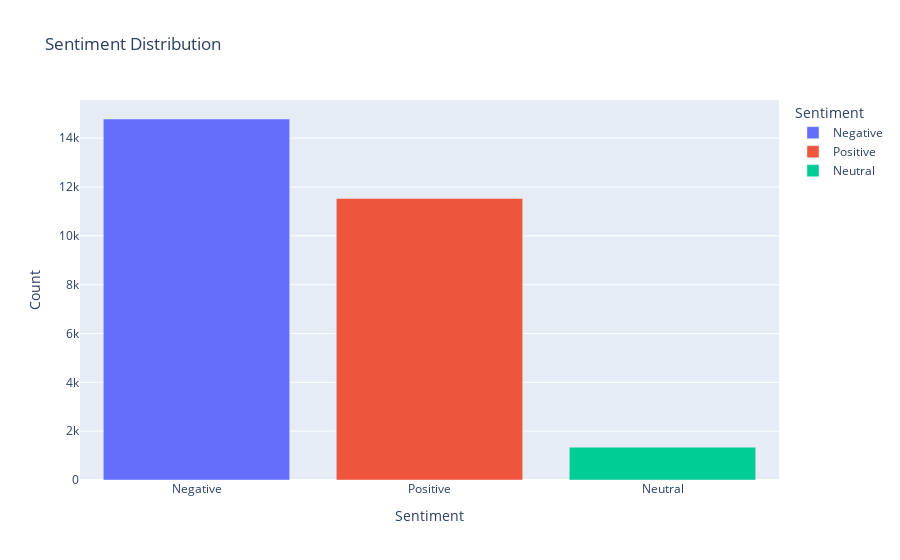

This figure's notebook cell:
### Code cell
# Calculate sentiment counts
sentiment_counts = df['sentiment'].value_counts().reset_index()
sentiment_counts.columns = ['sentiment', 'count']

# Plotting the bar chart using Plotly
fig = px.bar(sentiment_counts, x='sentiment', y='count', color='sentiment',
             labels={'count': 'Count', 'sentiment': 'Sentiment'},
             title='Sentiment Distribution')

# Show the plot
fig.show()

### Figure 1 — Plotly figure (JSON) as saved in the notebook; plotly's stock layout.template omitted (floating-point values rounded to 4 significant figures)
{"data": [{"alignmentgroup": "True", "hovertemplate": "Sentiment=%{x}<br>Count=%{y}<extra></extra>", "legendgroup": "Negative", "marker": {"color": "#636efa"}, "name": "Negative", "offsetgroup": "Negative", "orientation": "v", "showlegend": true, "textposition": "auto", "type": "bar", "x": ["Negative"], "xaxis": "x", "y": [14784], "yaxis": "y"}, {"alignmentgroup": "True", "hovertemplate": "Sentiment=%{x}<br>Count=%{y}<extra></extra>", "legendgroup": "Positive", "marker": {"color": "#EF553B"}, "name": "Positive", "offsetgroup": "Positive", "orientation": "v", "showlegend": true, "textposition": "auto", "type": "bar", "x": ["Positive"], "xaxis": "x", "y": [11533], "yaxis": "y"}, {"alignmentgroup": "True", "hovertemplate": "Sentiment=%{x}<br>Count=%{y}<extra></extra>", "legendgroup": "Neutral", "marker": {"color": "#00cc96"}, "name": "Neutral", "offsetgroup": "Neutral", "orientation": "v", "showlegend": true, "textposition": "auto", "type": "bar", "x": ["Neutral"], "xaxis": "x", "y": [1345], "yaxis": "y"}], "layout": {"barmode": "relative", "legend": {"title": {"text": "Sentiment"}, "tracegroupgap": 0}, "title": {"text": "Sentiment Distribution"}, "xaxis": {"anchor": "y", "categoryarray": ["Negative", "Positive", "Neutral"], "categoryorder": "array", "domain": [0, 1], "title": {"text": "Sentiment"}}, "yaxis": {"anchor": "x", "domain": [0, 1], "title": {"text": "Count"}}}}
